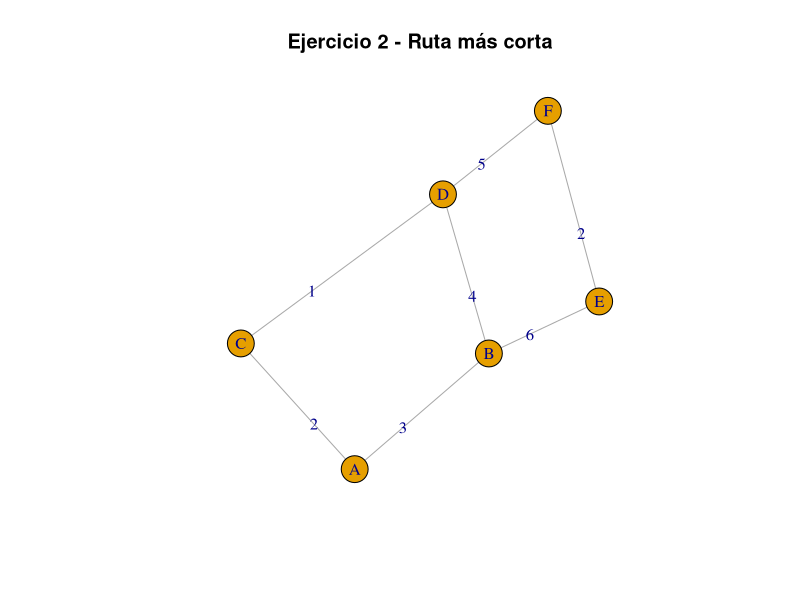

Reproduce this figure in R.
library(igraph)

# Datos del grafo
edges2 <- data.frame(
  from = c("A", "A", "B", "B", "C", "D", "E"),
  to = c("B", "C", "D", "E", "D", "F", "F"),
  weight = c(3, 2, 4, 6, 1, 5, 2)
)

# Crear grafo no dirigido
g2 <- graph_from_data_frame(edges2, directed = FALSE)

# Graficar
plot(g2, edge.label = E(g2)$weight, main = "Ejercicio 2 - Ruta más corta")

# Calcular ruta más corta
sp2 <- shortest_paths(g2, from = "A", to = "F", weights = E(g2)$weight)

# Mostrar resultados
cat("Ruta más corta desde A hasta F:\n")
print(sp2$vpath)

# Distancia total mínima
dist2 <- distances(g2, v = "A", to = "F", weights = E(g2)$weight)
cat("\nDistancia total mínima:\n")
print(dist2)
